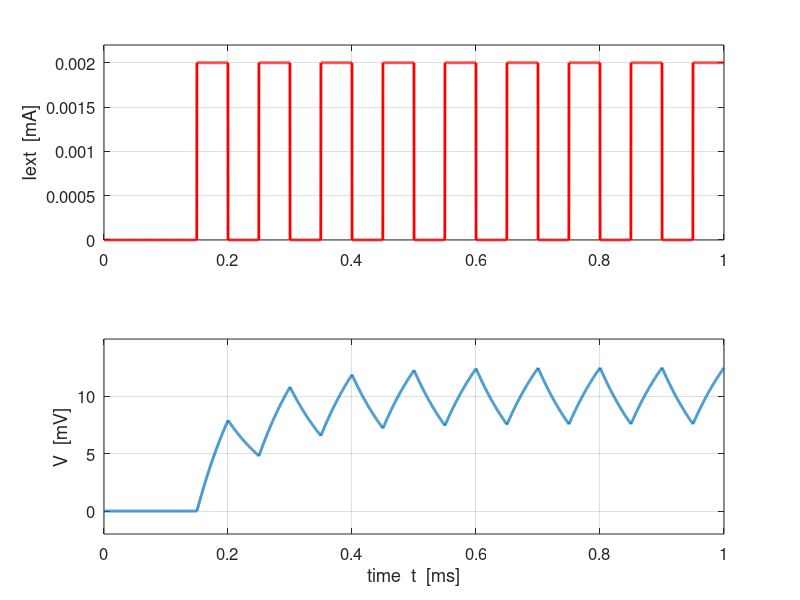

Reproduce this figure in MATLAB.
% neurons_002c.m
% Finite difference method
% Leaky linear integrate and fire method
% Sub-threshold regime
% SI units unless specified

clear all
close all
clc

% INPUTS -----------------------------------------------------------------
   R = 1e4;                % membrane resistance  [ohms]
   C = 1e-8;               % membrane capacitance [F]
   I0 = 2e-3;              % external current amplitude  [mA]
   N = 5000;                % number of data points for calculations

   vTH = 15;               % threshold voltage
   vReset = -1;            % reset potential
   
% SETUP ------------------------------------------------------------------
   tau = R * C;             % time constant  [s]
   tmin = 0;                % time interval for modelling
   tmax = 10*tau;
   t = linspace(tmin, tmax, N);     % time steps [s]
   dt = t(2) - t(1);

   Iext = zeros(1,N);        % initialize membrane current  [mA]
   V = zeros(1,N);           % initialize membrane voltage  [mV]
   K = dt / tau;             % constant

   
% EXTERNAL STIMULUS  -----------------------------------------------------
  flagS = 2;        % enter value for type of external input

switch flagS
    
    case 1  % free solutions
        Iext = zeros(1,N);
        V(1) = -10;         % initial value of membrane potential [mV]
        
    case 2   % series of pulses - subthreshold repsonse
        num_start = 0.05 * N;
        num_end   = 0.05 * N;
        num_d     = 0.1 * N;
        num_width = round(0.05 * N);

       cn_max = round((N - num_end - num_start)/num_d);
       num_index = zeros(cn_max,1);

       for cn = 1 : cn_max
          num_index(cn) = round(num_start + cn * num_d);
          Iext(num_index(cn) : num_index(cn) + num_width) = I0;
       end  % if
       
    case 3   % step input current  
       num_start = 0.05 * N;
       Iext(num_start : end) = I0;
       
    
    case 4    % pulse input   
       num_start = 0.05 * N;
       num_end   = 0.2  * N;  
       num_width = round(num_end - num_start);
       Iext(num_start : 1*num_start + 1*num_width) = I0/1;
       
       
       
end   % switch
       
       
Vext = R .* Iext;           % external voltage stimulus


% Finite Difference method  ==============================================
for c = 1 : N - 1
   V(c+1) = V(c) - K * (V(c) - R * Iext(c));
   if V(c+1) > vTH; V(c) = vTH; V(c+1) = vReset; end;
       
end

% firing rates 

% GRAPHICS  ==============================================================
figure(1)
fs = 12;
set(gcf,'units','normalized');
set(gcf,'position',[0.02 0.40 0.2 0.25]);

subplot(2,1,1)
sfx = 1e3; sfy = 1; x = sfx .* t;
y = sfy .* Iext;
plot(x,y,'r','linewidth',2);
ylabel('Iext  [mA]','fontsize',fs);
axis([0 max(x) 0 2.2e-3])
grid on
set(gca,'fontsize',fs);


subplot(2,1,2)
sfx = 1e3; sfy = 1; x = sfx .* t;   y = sfy .* V;
plot(x,y,'linewidth',2);
xlabel('time  t  [ms]','fontsize',fs);
ylabel('V  [mV]','fontsize',fs);
grid on
set(gca,'fontsize',fs);
axis([0 max(x) -2 1.2*max(y)])
